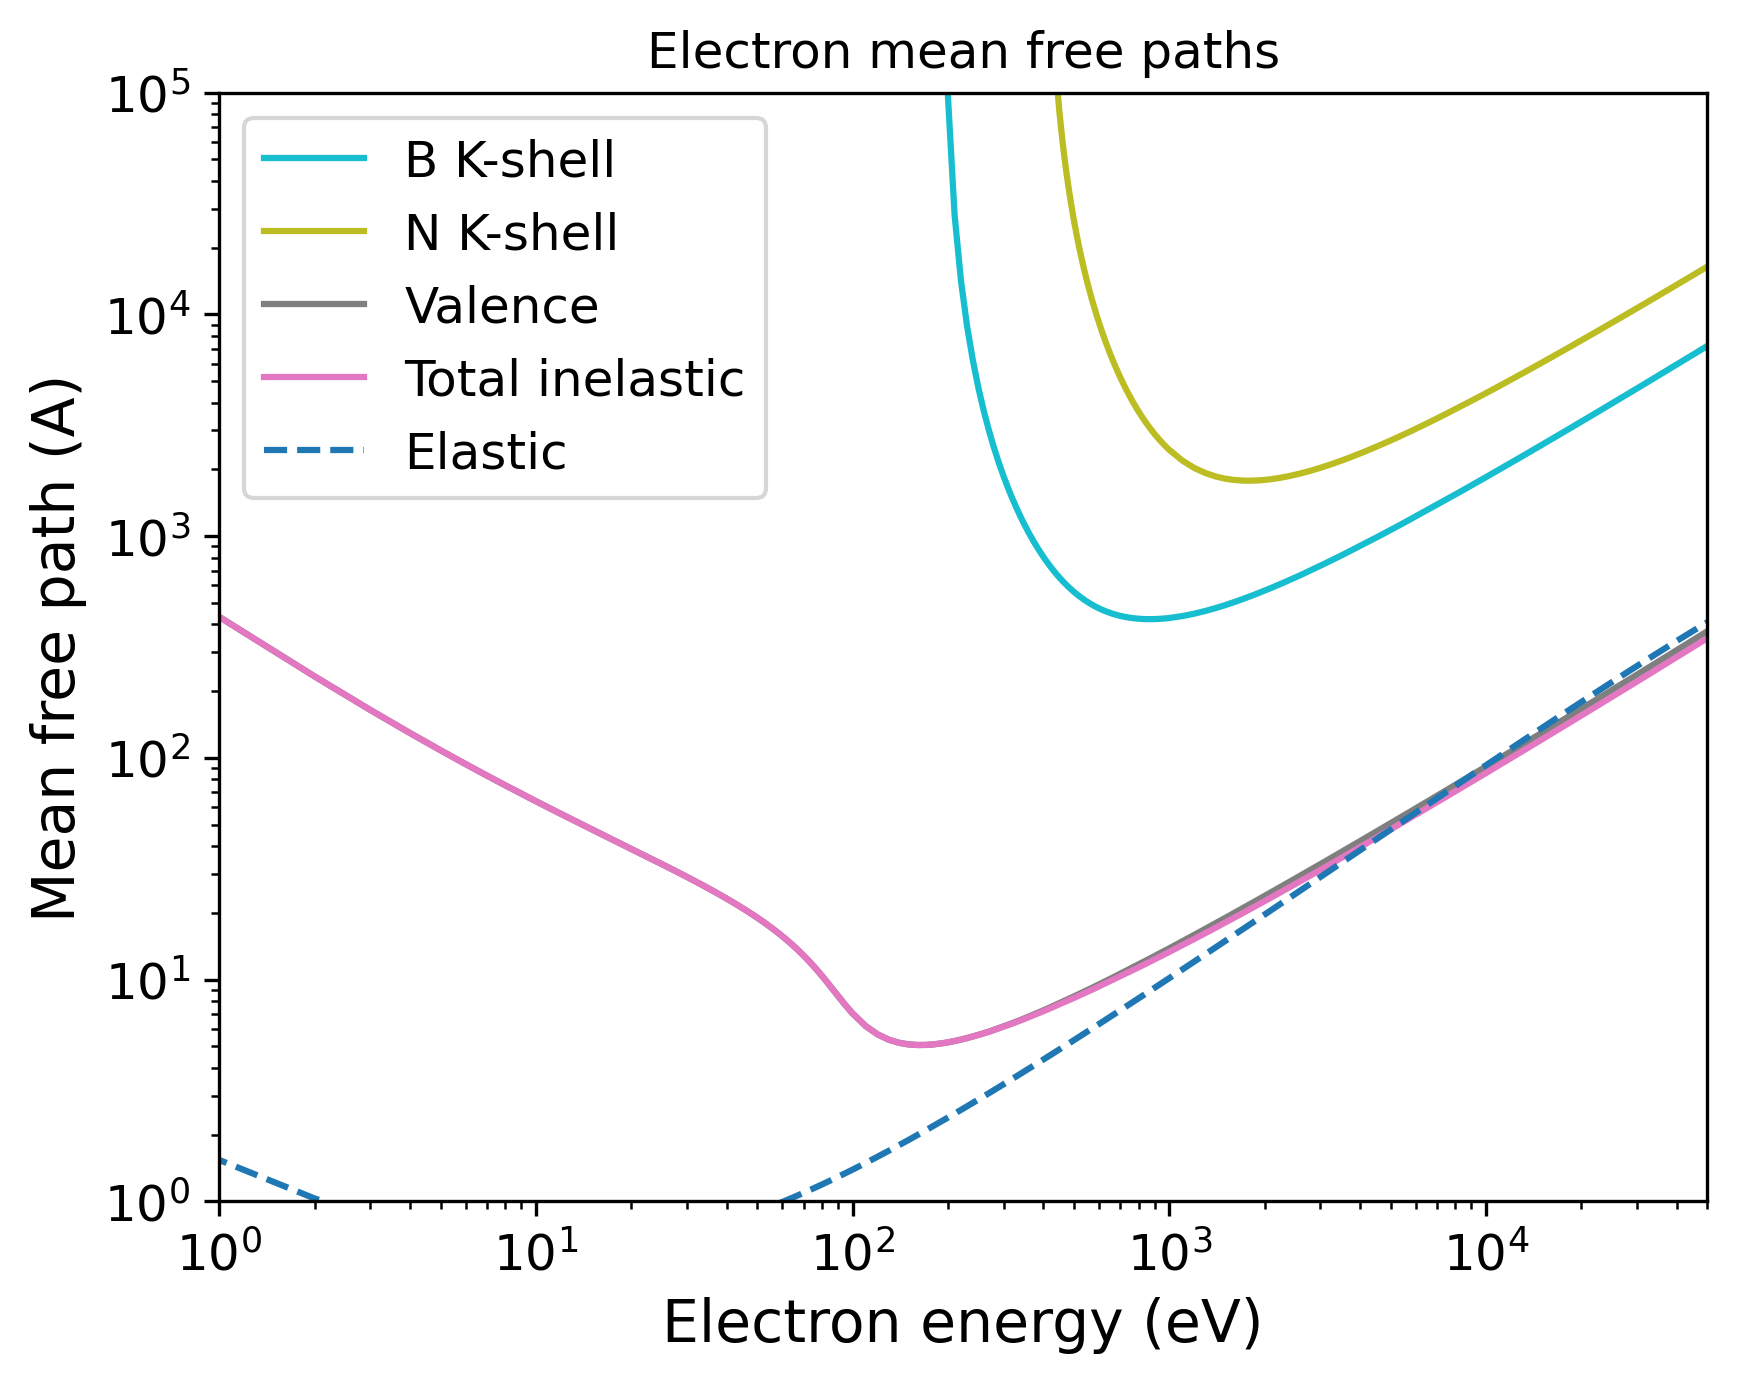

This chart was generated by the following Python code:
import pandas as pd
import numpy as np
import matplotlib.pyplot as plt
import matplotlib.cm as cm
# Set the format:
plt.xlabel("Electron energy (eV)", fontsize=14)
plt.ylabel("Mean free path (A)", fontsize=14)
plt.xticks(fontsize=12)
plt.yticks(fontsize=12)
plt.grid(False)
# Set the axes:
# Read the output file:
df = pd.read_csv(r"OUTPUT_BN_Electron_IMFP.dat", sep=r'\s+', header=None, comment="#", skipinitialspace=True)
plt.xscale("log")
plt.yscale("log")
# Prepare the plot:
columns_to_plot = [ 1, 2, 3, 4]
labels = [ "B K-shell", "N K-shell", "Valence", "Total inelastic"]
# Create N distinct colors from a colormap
N = len(columns_to_plot)
colors = plt.cm.tab10(np.linspace(1, 0, 10))
# Set line styles:
linestyles = [ "-", "-", "-", "-"]
for i, col in enumerate(columns_to_plot):
    color = colors[i % len(colors)]
    ls    = linestyles[i % len(linestyles)]
    label = labels[i % len(labels)]
    plt.plot(df.iloc[:, 0], df.iloc[:, col],
    color=color,
    label=label,
    linestyle=ls)
# Add a curve from the second file
df2 = pd.read_csv(r"OUTPUT_BN_Electron_EMFP.dat", sep=r'\s+', header=None, comment="#", skipinitialspace=True)
columns_to_plot2 = [ 3]
labels2 = [ "Elastic"]
# Create second part of the plot:
for col, label in zip(columns_to_plot2, labels2):
    plt.plot(df2.iloc[:, 0], df2.iloc[:, col], label=label, linestyle="--")
plt.xlim(1.00000000,50000.00000000)
plt.ylim(1.00000000,100000.00000000)
plt.title("Electron mean free paths")
plt.legend(loc="best", fontsize=12)
# Save the plot in this format:
plt.savefig("OUTPUT_MFP_electron.png", dpi=300, bbox_inches="tight")
